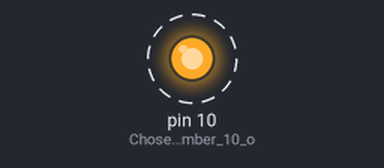
This sketch was run on a simulated Arduino Uno, built with avr-gcc and run on an emulated ATmega328P. Parts: output pins drawn as LEDs (lit = HIGH). Dashed ring = blinking.

Above: at 0.2 s.
Timing chart, 0 to 4.6 s (numbered marks = the images above):
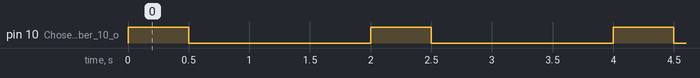

The sketch:

Sheet1_Question1.ino
```cpp
/*
 * Code Submitted on Thursday 22 Feb 2018
 * Name: Ali Reda Ahmed Sadek
 * Section: 7
 * Seat No.: 23360
 * Assignment 1
 * Question 1
 */
void setup() {
  pinMode(10, OUTPUT); //Chosen Pin is number 10 on the board
}

void loop() {
  digitalWrite(10, HIGH);   //Triggers the pin HIGH
  delay(500);          //Keeps triggering the pin HIGH for 0.5 seconds
  digitalWrite(10, LOW);   //Triggers the pin LOW
  delay(1500);      //Keeps triggering the pin LOW for 1.5 seconds
}
```

Measured:
- by itself, pin 10 (Chosen_Pin_is_number_10_o): alternates HIGH for 0.50 s and LOW for 1.5 s
